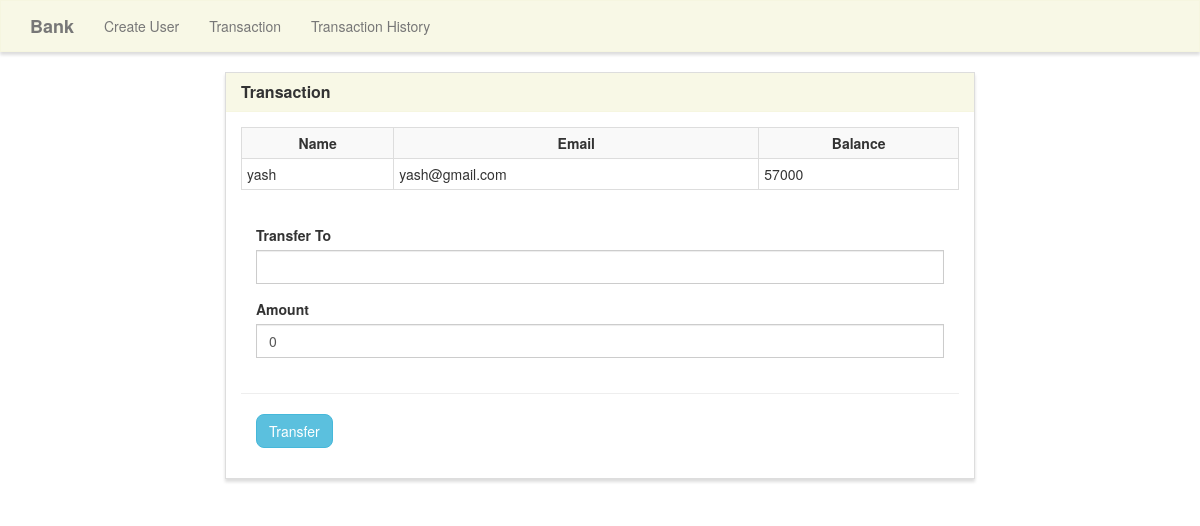
The page /transfer/17/ on the database as committed earlier.
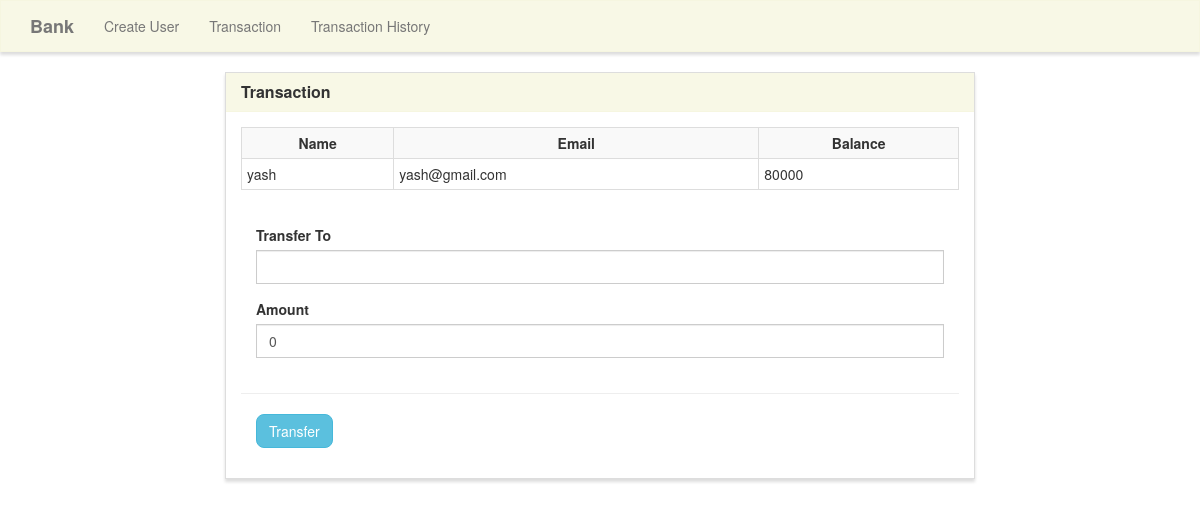
The same page on the database as committed later.
### Bank/models.py (models this page shows, shortened)
class Userform(models.Model):
    name        = models.CharField(max_length=50)
    email       = models.EmailField(max_length=254)
    balance     = models.IntegerField(default=0)

### Bank/views.py (the view)
# urls.py: path('transfer/<user_id>/',views.transfer, name='transfer'),
def transfer(request, user_id):
    user = Userform.objects.get(pk=user_id)
    if request.method == 'POST':
        forms = CreateTransferform(request.POST)
        if forms.is_valid():
            receiver = forms.cleaned_data['receiver_name']
            amount = forms.cleaned_data['amount']
            sender_name = Userform.objects.get(name=user)
            sender = sender_name.name
            if Userform.objects.filter(name=receiver).exists():
                if receiver == sender:
                    messages.error(request, 'Enter a valid name')
                elif sender_name.balance < amount:
                    messages.error(request, 'Insufficient balance')
                elif amount < 0:
                    messages.error(request, 'Enter positive amount')
                elif sender_name.balance >= amount:
                    sender_name.balance = F('balance') - amount
                    sender_name.save()
                    receiver_name = Userform.objects.get(name=receiver)
                    receiver_name.balance = F('balance') + amount
                    receiver_name.save()
                    transfer_form = Transferform()
                    transfer_form.sender_name = sender_name
                    transfer_form.receiver_name = receiver
                    transfer_form.amount = amount
                    transfer_form.date = datetime.now()
                    transfer_form.save()
                    messages.success(request, 'Transaction successful')
                    return redirect('transaction_history')
            else:
                messages.error(request, 'Enter valid name')
    else:
        forms = CreateTransferform()
    context = {
        'user' : user,
        'forms' : forms
    }
    return render(request, 'Bank/transfer.html', context)

### Bank/forms.py
class CreateTransferform(ModelForm):
    class Meta:
        model = Transferform
        fields = ['receiver_name', 'amount']

### Bank/templates/Bank/transfer.html (shortened to what this page needs)
{% extends "Bank/base.html" %}
{% load widget_tweaks %}
{% block main %}
<div class="row">
    <div class="col-lg-8 col-lg-offset-2">
        <div class="panel panel-default">
            <div class="panel-heading">
                <h3 class="panel-title">Transaction</h3>
            </div>
            <div class="panel-body">
                <div class="row">
                    <div class="col-lg-12">
                        <table class="table table-striped table-condensed table-bordered ">
                            <tr>
                                <th class="text-center">Name</th>
                                <th class="text-center">Email</th>
                                <th class="text-center">Balance</th>
                            </tr>
                            <tr>
                                <td class="py-2">{{ user.name }}</td>
                                <td class="py-2">{{ user.email }}</td>
                                <td class="py-2">{{ user.balance }}</td>
                            </tr>
                        </table>
                        <form method="POST">
                            <div class="panel-body">
                                <div class="row">
                                    <div class="col-lg-12">
                                        <div class="form-group">
                                            <label for="receiver_name">Transfer To</label>
                                            {% render_field forms.receiver_name class="form-control" name="to" %}
                                        </div>
                                    </div>
                                    <div class="col-lg-12">
                                        <div class="form-group">
                                            <label for="amount">Amount</label>
                                            {% render_field forms.amount class="form-control" name="amount" %}
                                        </div>
                                    </div>
                                </div>
                                <div class="row">
                                    <hr />
                                    <div class="col-lg-4">
                                        <button type="submit" name="submit" class="btn btn-info"
                                            style="border-radius: 8px;" value="{{user.name}}">Transfer</button>
                                    </div>
                                </div>
                            </div>
                        </form>
                    </div>
                </div>
            </div>
        </div>
    </div>
</div>
{% endblock %}

Rows that differ between the two databases and show on the page:
changed Userform "yash": balance "57000" → "80000"
